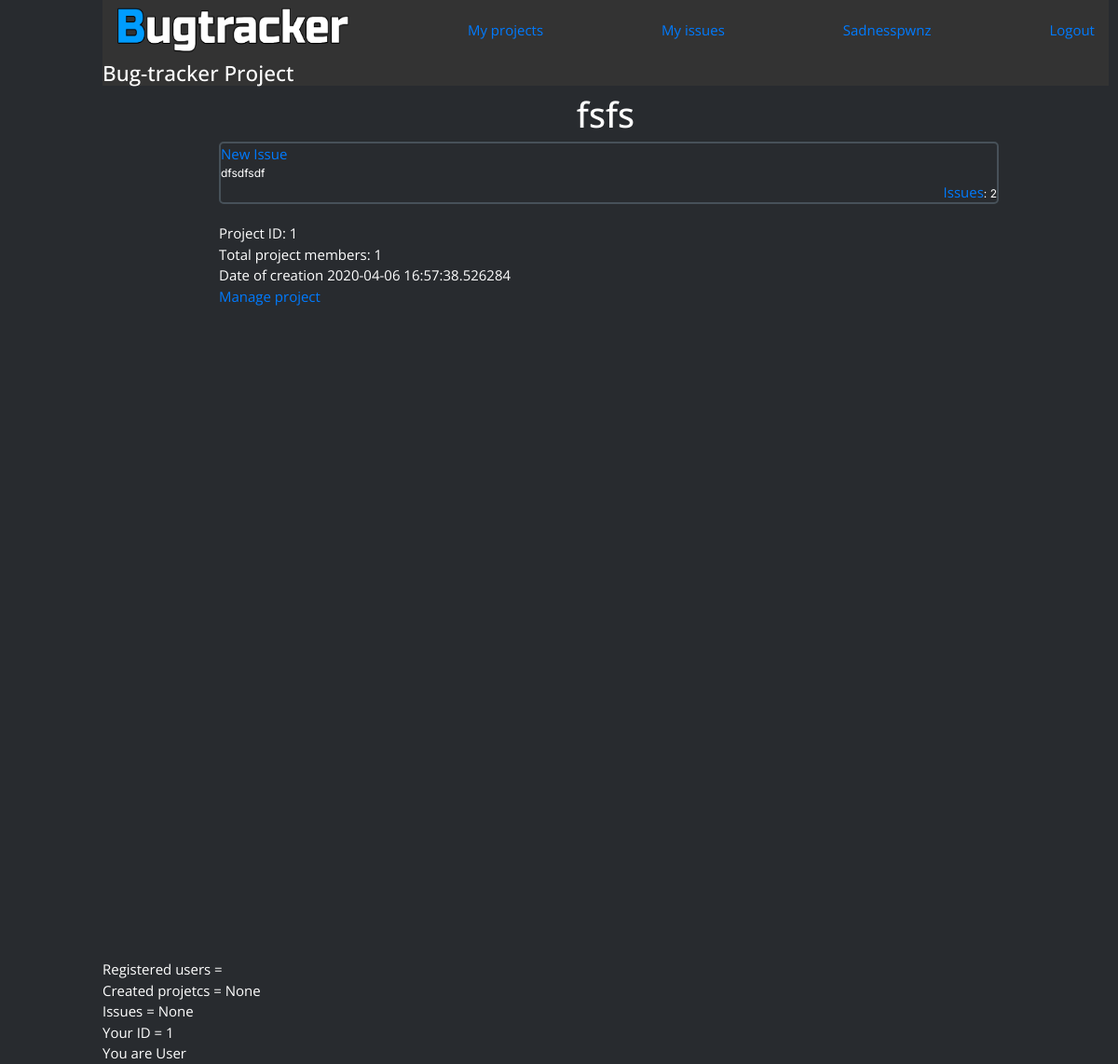
Page /projects/1 (signed in) on the committed database.
### data/models.py (models this page shows, shortened)
class User(SqlAlchemyBase, UserMixin, SerializerMixin):
    __tablename__ = 'users'
    id = sqlalchemy.Column(sqlalchemy.Integer,
                           primary_key=True, autoincrement=True)
    username = sqlalchemy.Column(sqlalchemy.String, nullable=False, unique=True)
    hashed_password = sqlalchemy.Column(sqlalchemy.String, nullable=True)
    reg_ip = sqlalchemy.Column(sqlalchemy.String, nullable=True)
    last_ip = sqlalchemy.Column(sqlalchemy.String, nullable=True)
    created_date = sqlalchemy.Column(sqlalchemy.DateTime,
                                     default=datetime.datetime.now)
    role = sqlalchemy.Column(sqlalchemy.String, default='User')
    API_KEY = sqlalchemy.Column(sqlalchemy.String(24))
    issues = orm.relation('Issue',
                          secondary=association_table_user_to_issue,
                          backref='assignees')
    projects = orm.relation('Project',
                            secondary=association_table_user_to_project,
                            backref='members')
    def project_role(self, project_id):
        session = create_session()
        result = session.execute(
            select([association_table_user_to_project.c.project_role]).where(
                association_table_user_to_project.c.member_id == self.id).where(
                association_table_user_to_project.c.project_id == project_id)
        ).fetchone()
        session.close()
        return result[0]

class Project(SqlAlchemyBase, SerializerMixin):
    __tablename__ = 'projects'
    id = sqlalchemy.Column(sqlalchemy.Integer,
                           primary_key=True, autoincrement=True)
    project_name = sqlalchemy.Column(sqlalchemy.String, nullable=False, unique=True)
    created_date = sqlalchemy.Column(sqlalchemy.DateTime,
                                     default=datetime.datetime.now)
    description = sqlalchemy.Column(sqlalchemy.String(256))
    short_project_tag = sqlalchemy.Column(sqlalchemy.String, unique=True)
    issues = orm.relation('Issue', secondary=association_table_project_to_issue, backref='project')

### main_app.py (the view)
@app.route('/projects/<project_id>')
@login_required
def project(project_id):
    session = db_session.create_session()
    registered_users = len(session.query(User).all())
    project_object = session.query(Project).filter(Project.id == project_id).first()
    if project_object is None:
        abort(404)
    if current_user not in list(project_object.members) and not current_user.is_admin:
        abort(403, message="You don't have access to this project")
    date_of_creation = project_object.created_date
    date_of_creation = f'{date_of_creation.day}-{date_of_creation.month}-{date_of_creation.year} at {date_of_creation.hour}:' \
                       f'{date_of_creation.minute}:{date_of_creation.second}'
    return render_template('project.html', project=project_object, date_of_creation=date_of_creation)

### data/db_session.py (called while the page is built)
def create_session() -> Session:
    global __factory
    return __factory()

### main_app.py (called while the page is built)
@login_manager.user_loader
def load_user(user_id):
    session = db_session.create_session()
    result = session.query(User).get(user_id)
    session.close()
    return result

### templates/project.html (shortened to what this page needs)
{% extends "base.html" %}
{% block content %}
<h1 align="center">{{ project.project_name }}</h1>
<div class='my-body project-info'>
  <div class="project-element">
    <div class='project'>
      <div class='project-head2'><a href='/projects/{{ project.id }}/new_issue'>New Issue</a></div>
    </div>
    <div class="project-desc"> {{ project.description }} </div>
    <div class="project-desc" align="right"><a href="/projects/{{ project.id }}/issues">Issues</a>: {{ project.issues|length }}</div>
  </div>
  {% if current_user.project_role(project.id) == 'root' or 'manager' or current_user.role =='admin' %}
    <div class='root-project-info'>
      Project ID: {{ project.id }} <br>
      Total project members: {{ project.members|length }} <br>
      Date of creation {{ project.created_date }} <br>
      <a href="/projects/{{ project.id }}/manage">Manage project</a>
    </div>
  {% endif %}
</div>
{% endblock %}

### templates/base.html (shortened to what this page needs)
<!doctype html>
<html lang="en">
<head>
    <link rel="stylesheet"
          href="https://stackpath.bootstrapcdn.com/bootstrap/4.4.1/css/bootstrap.min.css"
>
    <link rel="stylesheet" href="{{ url_for('static', filename='css/my_css.css') }}">
</head>
<body class="my-body">
<header>
    <nav class="navbar navbar-custom">
      <div>
        <a href="/index">
        <img src="{{ url_for('static', filename='img/logo3.png') }}" width="250" height="50" alt="Bugtracker logo">
        </a>
      </div>
      {% if current_user.is_authenticated %}
        <a class="navbar-link" href='/profile/{{ current_user.id }}/projects'>My projects</a>
        <a class="navbar-link" href='/profile/{{ current_user.id }}/issues'>My issues</a>
        <a class="navbar-link" href="/profile/{{ current_user.id }}">{{ current_user.username }}</a>
        <a class="navbar-link" href="/logout">Logout</a>
      {% endif %}
    </nav>
    <h4 class="my-header">Bug-tracker Project</h4>
</header>
<main role="main" class="container">
    {% block content %}{% endblock %}
</main>
<footer>
    <div class="debug-info" align="left">
      <div>
        Registered users = {{ registred_users }}
       </div>
       <div>
         Created projetcs = {{ created_projects if created_projects else None }}
       </div>
       <div>
         Issues = {{ total_issues if total_issues else None }}
       </div>
        <div>
          {% if current_user.is_authenticated %}
            Your ID = {{ current_user.id }} <br>
            You are {{ current_user.role }}
          {% else %}
            You are not authenticated
          {% endif %}
       </div>
    </div>
</footer>
</body>
</html>

### static/css/my_css.css (style rules this page uses)
* { font-family: 'Open Sans', sans-serif; font-size: 15px; }
.navbar { background-color: #333333; margin-left: 0px !important; }
.my-header { color: white; background-color: #333333; }
.my-body { color: white; background-color: #282B2F; margin-left: 100px; padding: 0px 10px; }
.project-element, .project-member, .issue-element { display: flex; flex-direction: column; width: 90%; border-style: solid; border-width: 2px; border-radius: 5px; border-color: #475159; margin-bottom: 20px; }
.project-desc { font-size: 12px; font-family: 'Inter', sans-serif; }
.debug-info { visibility: visible; position: relative; bottom: -700px; }

### rows in the picture
User: username "Sadnesspwnz", id "1", role "User"
Project: project_name "fsfs", description "dfsdfsdf", id "1", created_date "2020-04-06 16:57:38.526284"

### other values in the picture
{{ project.issues|length }} "2"
{{ project.members|length }} "1"
{{ created_projects if created_projects else None }} "None"
{{ total_issues if total_issues else None }} "None"
